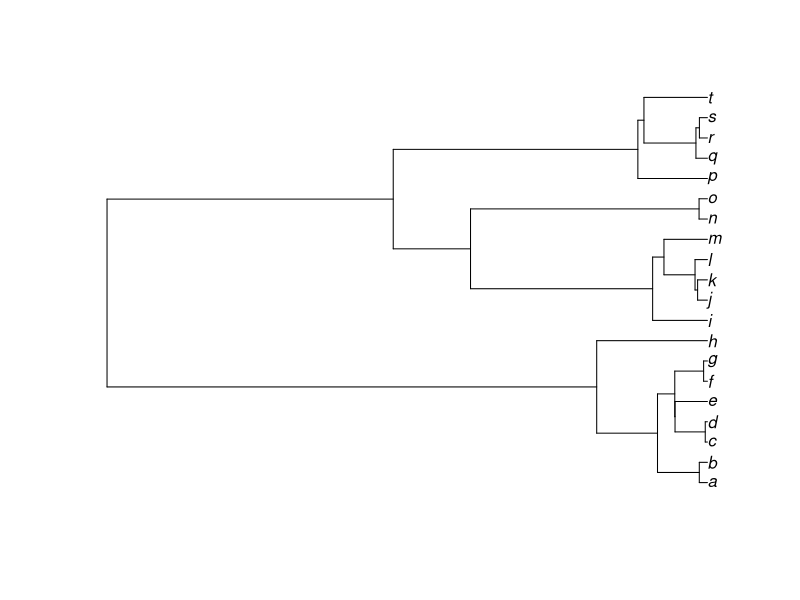
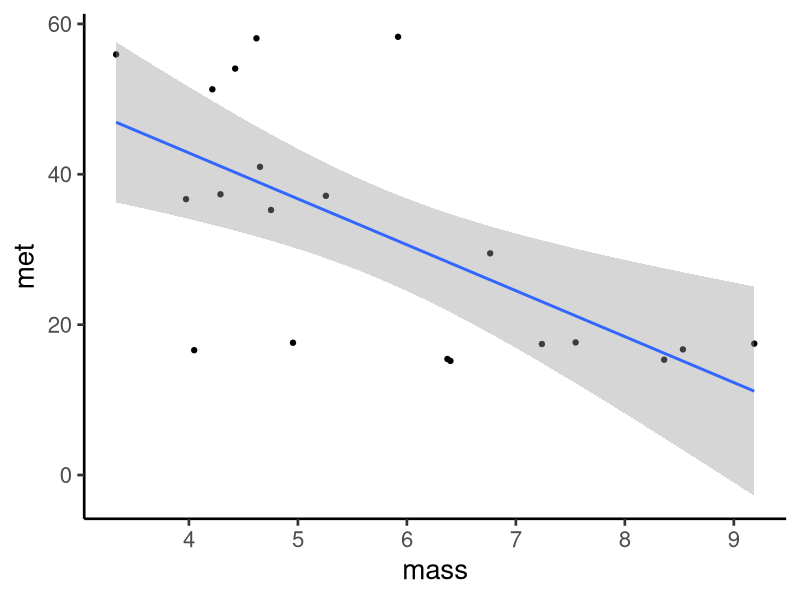
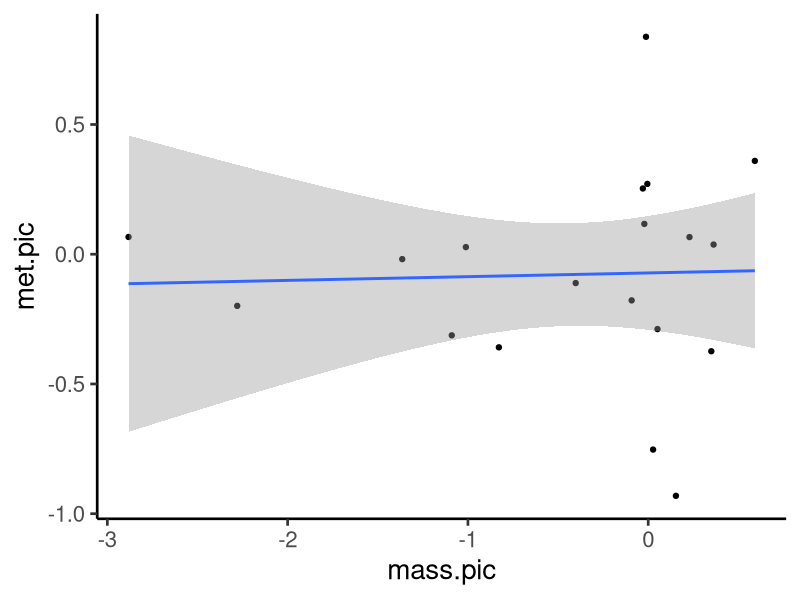
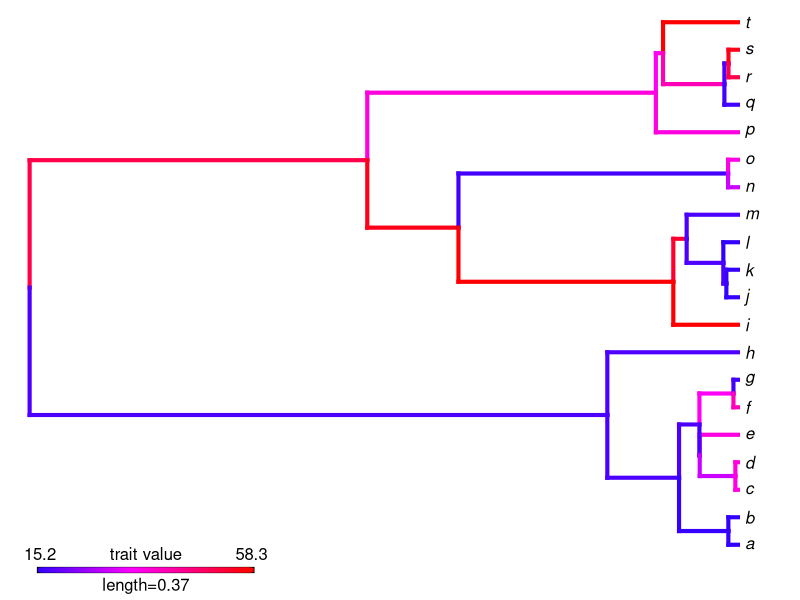
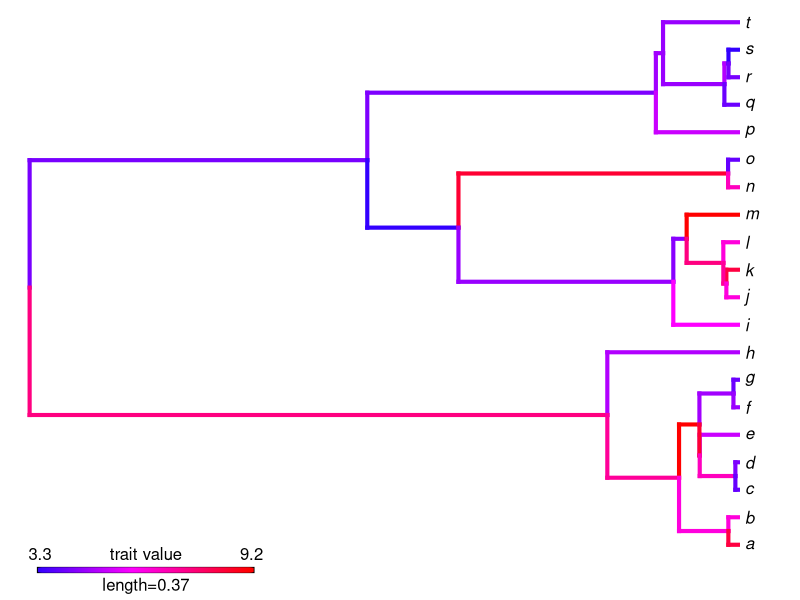
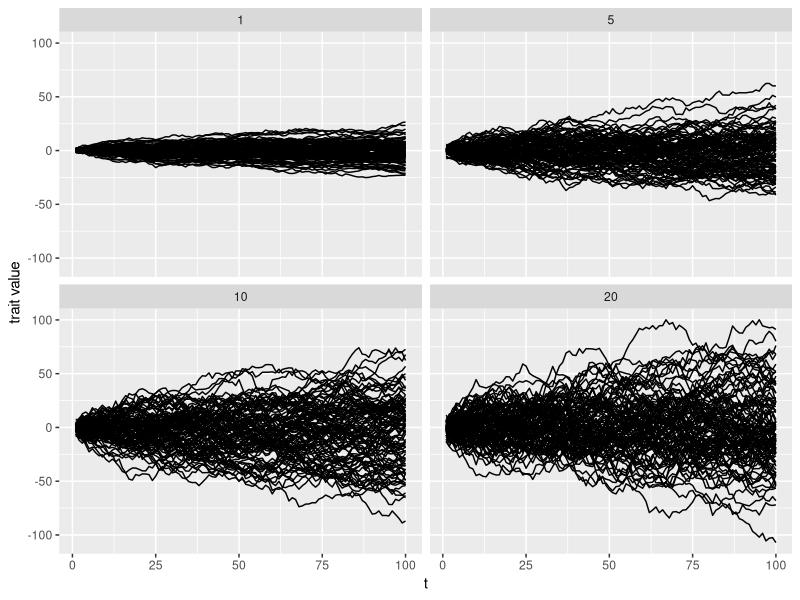

Write the R code that produced these figures, in order.
## ---- chunk 1
library(tidyverse)
library(kableExtra)
library(ape)
library(phytools)
library(broom)

## ---- chunk 2
spec <- letters[1:20]
set.seed(123) 
phy <- rcoal(n=20)
phy$tip.label <- spec
plot(phy)
met <- c(runif(1,))
theta <- rep(1, Nedge(phy))
theta[c(1:8)] <- 2
## sensitive to 'alpha' and 'sigma':
met <- rTraitCont(phy, "OU", theta = theta, alpha=.02, sigma=.01)*1000
mass <- c(rnorm(7,n=8,sd=1),rnorm(5,n = 12,sd=1))
## ---- chunk 3
d <- tibble(spec,mass,met)
d%>%
  ggplot(aes(x=mass,y=met))+geom_point()+geom_smooth(method="lm")+theme_classic(20)
## ---- chunk 4
d.lm <- lm(log(met)~log(mass),d)
tidy(anova(d.lm))[,c(1,5,6)]
## ---- chunk 5
mass.pic <- pic(log(mass),phy)
met.pic <- pic(log(met),phy)

qplot(mass.pic,met.pic)+geom_smooth(method = "lm")+theme_classic(20)
## ---- chunk 6
d.lm.pic <- lm(met.pic~mass.pic)
tidy(anova(d.lm.pic))[,c(1,5,6)]
## ---- chunk 7
plotBranchbyTrait(phy,met)
## ---- chunk 8
plotBranchbyTrait(phy,mass)
## ---- chunk 9
sig2 <- 0.1
nsim <- 100
t <- 1:100

sim.l <- list()
for(i in c(1,5,10,20)){
sim.i <- tibble(
  sig2=i,
  x=rnorm(n = nsim * (length(t) - 1), sd = sqrt(i)),
  t=rep(t,nsim-1),
  n.sim=unlist(lapply(1:99,function(x) rep(x,100)))
)%>%
  group_by(n.sim)%>%
  mutate(sim.sum=cumsum(x))
sim.l[[paste0(i)]] <- sim.i
}

sim <- do.call(rbind,sim.l)


sim%>%
  ggplot(aes(t,sim.sum,group=n.sim),alpha=0.01)+geom_line()+facet_wrap(sig2~.,ncol=2)+ylab("trait value")
